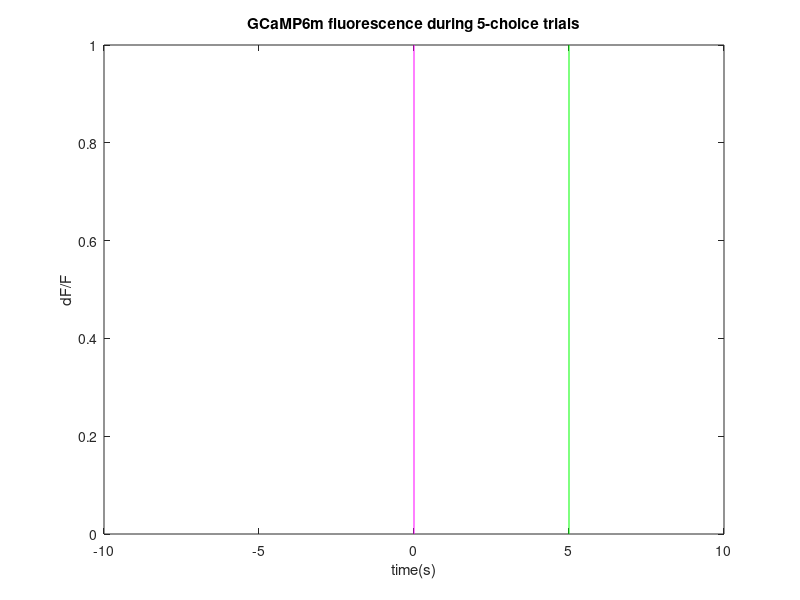
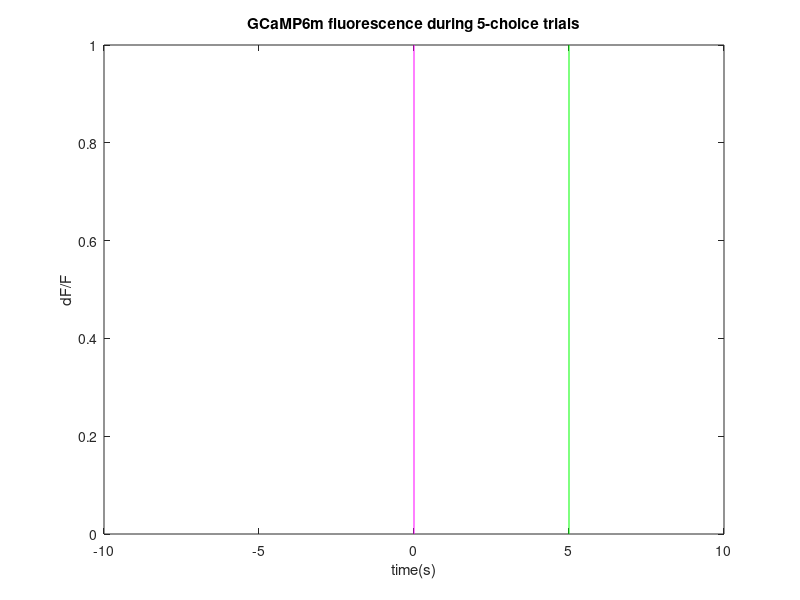

The MATLAB source for these figures, in order:
function [cor, incor, omiss, pre, dfcor, dfincor, dfomiss, dfpre, allFiles]=loop_through_folder

filenames=dir('*1-RIGHT.mat*')
filenames={filenames.name};

sessions=numel(filenames);

cor=[];
incor=[];
omiss=[];
pre=[];
dfcor=[];
dfincor=[];
dfomiss=[];
dfpre=[];

% errors=[];
% pause

for i=1:numel(filenames)
    filenames{i}
    [cc, ic, om, pr, dcc, dic, dom, dpr]=controlincluded_61hz_4(filenames{i});
    
    %     ncc=nan(size(cc,1),459); % create tables
    %     nic=nan(size(ic,1),459);
    %     nom=nan(size(om,1),459);
    %     npr=nan(size(pr,1),459);
    
    cor = vertcat(cor, cc);
    if size(ic,1)>1
        incor = vertcat(incor, ic);
    end
    omiss = vertcat(omiss, om);
    if size(pr,1)>1
        pre = vertcat(pre, pr);
    end
    %     ndcc=nan(size(dcc,1),459);
    %     ndic=nan(size(dic,1),459);
    %     ndom=nan(size(dom,1),459);
    %     ndpr=nan(size(dpr,1),459);
    
    dfcor = vertcat(dfcor, dcc);
    if size(dfincor,1)>1
        dfincor = vertcat(dfincor, dic);
    end
    dfomiss = vertcat(dfomiss, dom);
    if size(dfpre,1)>1
        dfpre = vertcat(dfpre, dpr);
    end
end
% 
% plot([1/1000:1/1000:10.001],mean(cor))
% hold on
% plot([1/1000:1/1000:10.001],nanmean(incor),'r')
% plot([1/1000:1/1000:10.001],mean(omiss),'k')

figure(2) % plot dF/F for adjusted fluorescence
plot([-5-1/30.5:1/30.5:10],mean(cor))
hold on
yL = get(gca,'YLim');
line([0 0],yL,'Color','m');
line([5 5],yL,'Color','g');
title('GCaMP6m fluorescence during 5-choice trials')%title
xlabel('time(s)') % x-axis label
ylabel('dF/F') % y-axis label
plot([-5-1/30.5:1/30.5:10],mean(omiss),'k')
if numel(incor)>0
    plot([-5-1/30.5:1/30.5:10],mean(incor),'r')
end
if numel(pre)>0
    plot([-5-1/30.5:1/30.5:10],mean(pre),'m')
end


figure(3) % plot dF/F for adjusted fluorescence
plot([-5-1/30.5:1/30.5:10],mean(dfcor))
hold on
yL = get(gca,'YLim');
line([0 0],yL,'Color','m');
line([5 5],yL,'Color','g');
title('GCaMP6m fluorescence during 5-choice trials')%title
xlabel('time(s)') % x-axis label
ylabel('dF/F') % y-axis label
plot([-5-1/30.5:1/30.5:10],mean(dfomiss),'k')
if numel(dfincor)>0
    plot([-5-1/30.5:1/30.5:10],mean(dfincor),'r')
end
if numel(dfpre)>0
    plot([-5-1/30.5:1/30.5:10],mean(dfpre),'m')
end



allFiles=filenames;

% [h,p,ci,stats]=ttest2(cor,omiss)